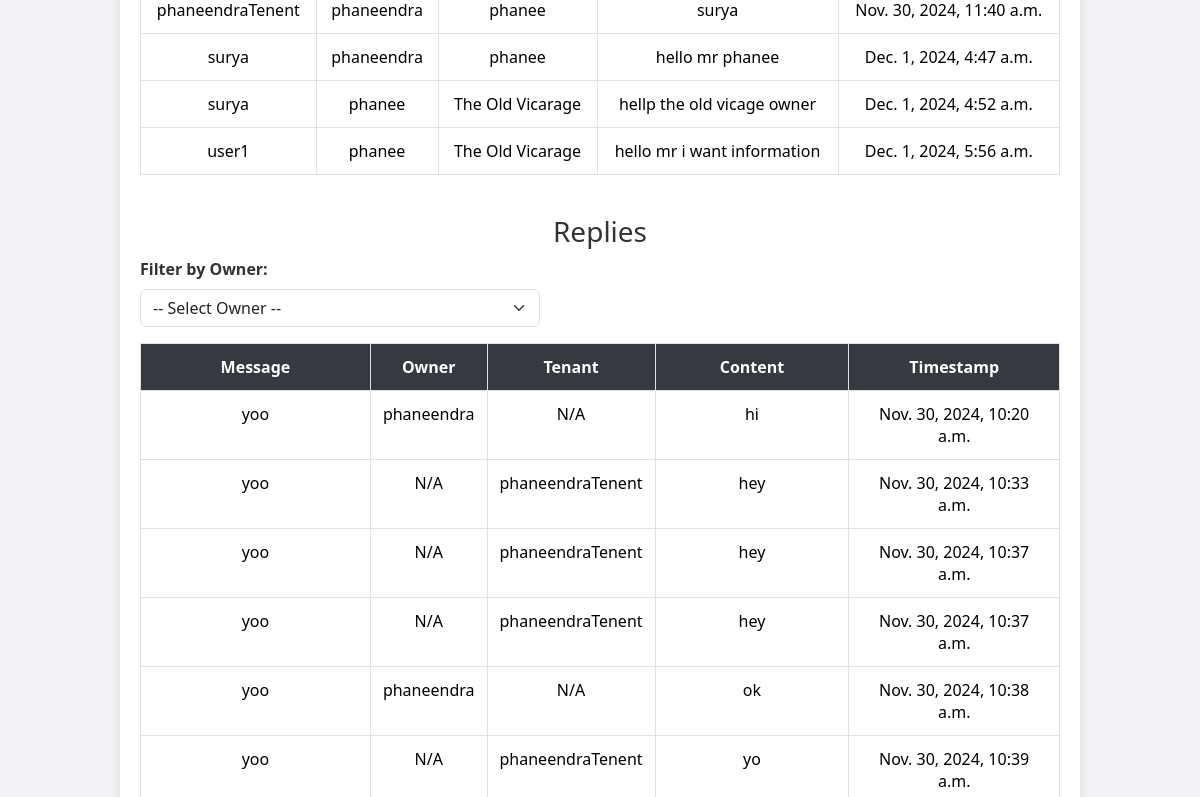
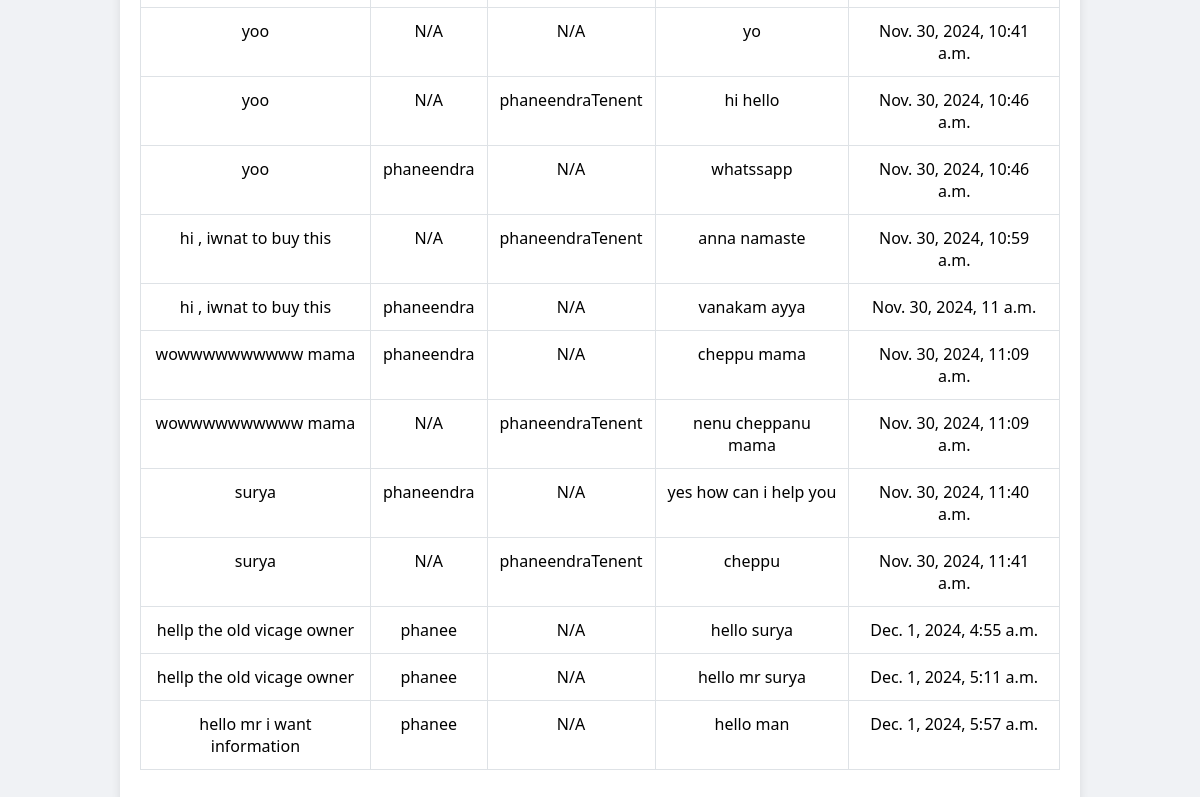
Before: /adminapp/admin/messages/ (lower part) with the older database file (2 pictures, top to bottom).
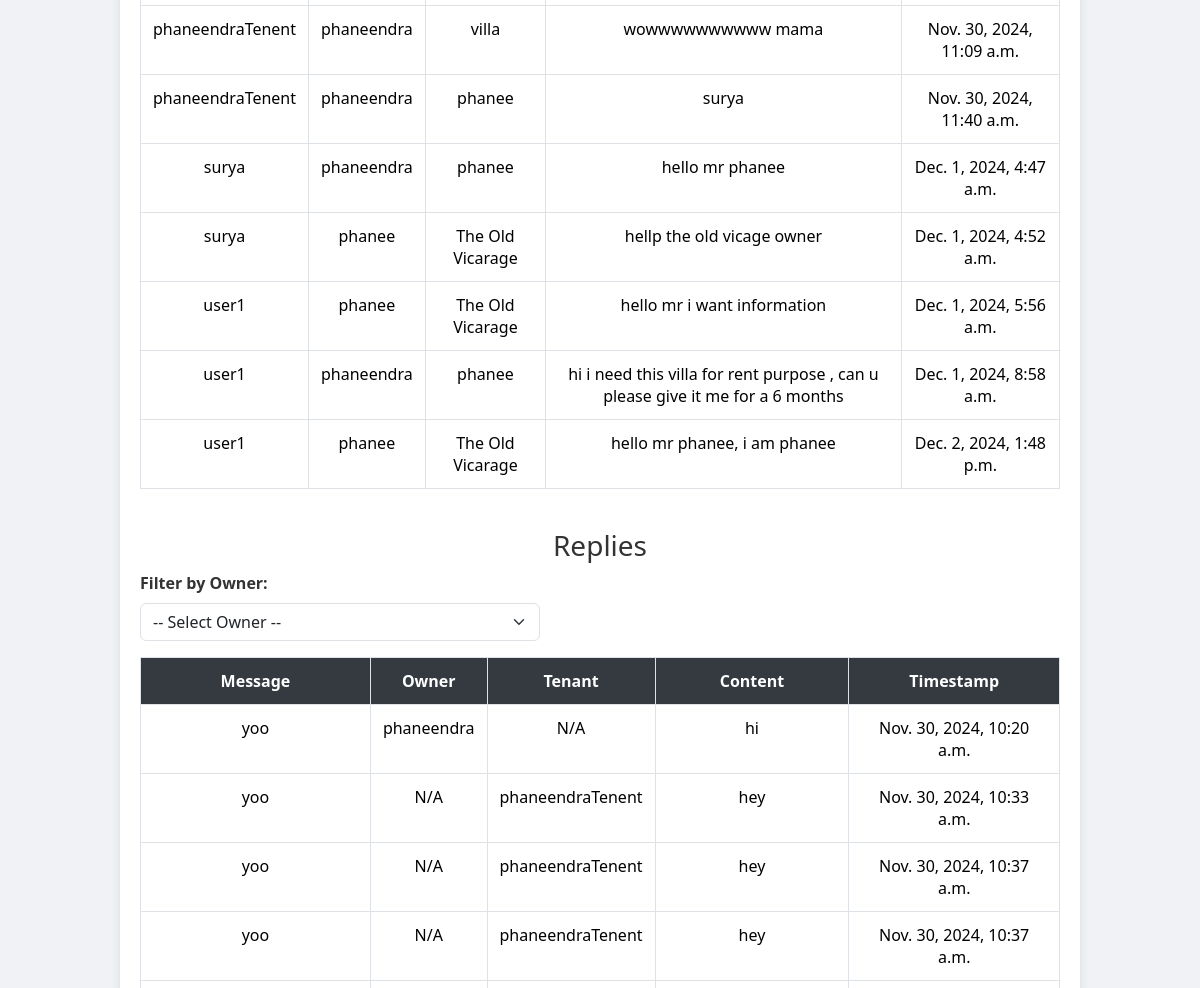
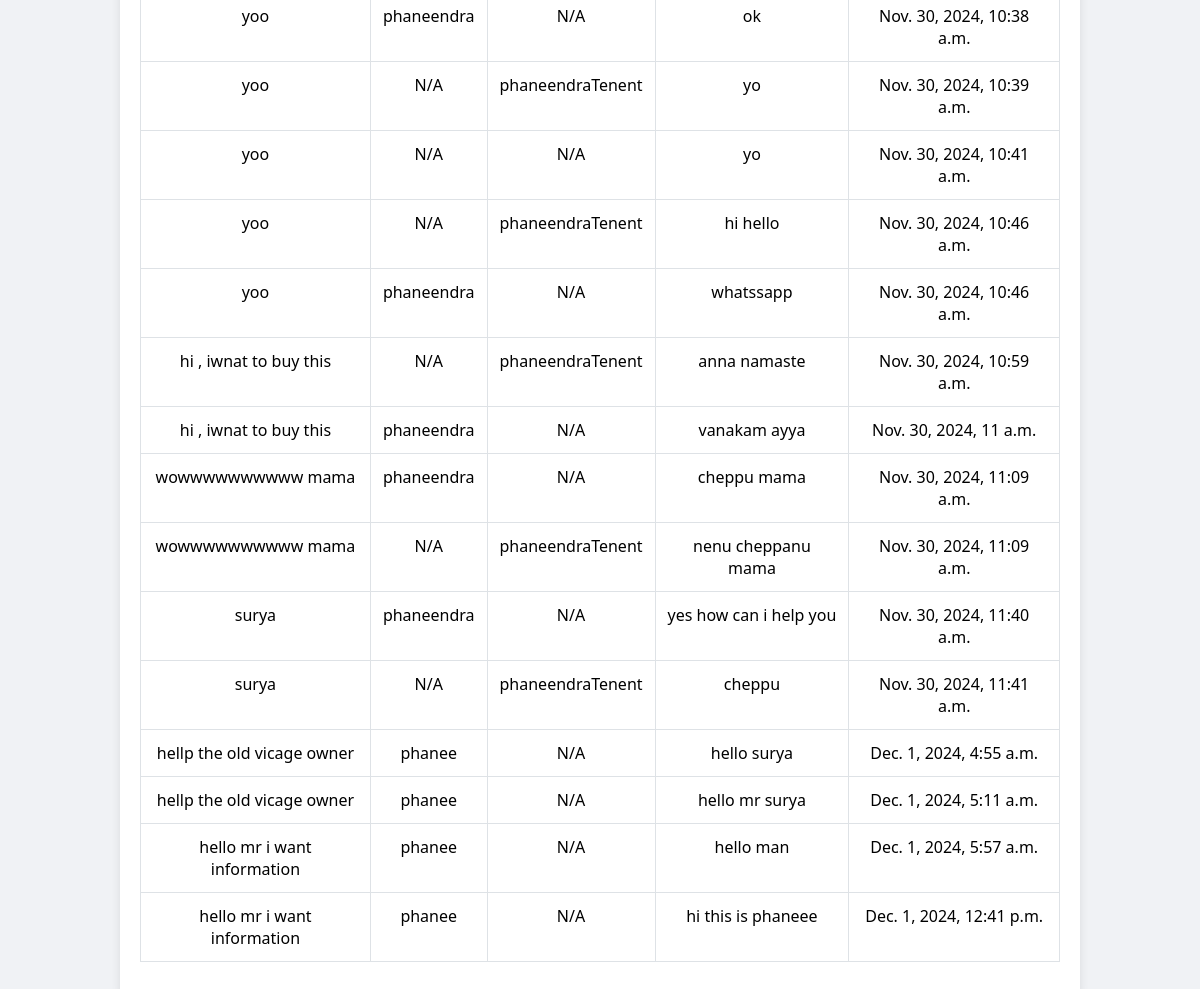
After: the same page with the newer database file (2 pictures, top to bottom).
### ownerapp/models.py (models this page shows, shortened)
class Message(models.Model):
    tenant = models.ForeignKey(User, on_delete=models.CASCADE, related_name='sent_messages')
    owner = models.ForeignKey(User, on_delete=models.CASCADE)
    property = models.ForeignKey('Property', on_delete=models.CASCADE, null=True, blank=True)
    content = models.TextField()
    timestamp = models.DateTimeField(auto_now_add=True)

class Property(models.Model):
    PROPERTY_TYPE_CHOICES = [
        ('Rent', 'Rent'),
        ('Sale', 'Sale'),
    ]
    title = models.CharField(max_length=200)
    image = models.ImageField(upload_to='property_images/')
    image_2 = models.ImageField(upload_to='property_images/', blank=True, null=True)
    image_3 = models.ImageField(upload_to='property_images/', blank=True, null=True)
    overview = models.TextField(max_length=100)
    location = models.CharField(max_length=200)
    address = models.TextField(max_length=300, blank=True, null=True)  # New address field
    property_type = models.CharField(max_length=10, choices=PROPERTY_TYPE_CHOICES, default='Rent')
    price = models.DecimalField(max_digits=10, decimal_places=2)
    description = models.TextField()
    size = models.PositiveIntegerField()  # Property size in square feet
    bedrooms = models.PositiveIntegerField()
    bathrooms = models.PositiveIntegerField()
    parking = models.CharField(max_length=20)  # Available / Not Available
    year_built = models.PositiveIntegerField()
    flooring_type = models.CharField(max_length=100)
    owner_name = models.CharField(max_length=100, default='Unknown Owner')
    email = models.EmailField()
    phone = models.CharField(max_length=15)
    occupancy_status = models.CharField(max_length=20, default='Available')
    owner = models.ForeignKey(User, on_delete=models.CASCADE, related_name='properties', default=1)

class Reply(models.Model):
    message = models.ForeignKey(Message, related_name='replies', on_delete=models.CASCADE)
    owner = models.ForeignKey(User, on_delete=models.CASCADE, null=True, blank=True)  # Owner replying
    tenant = models.ForeignKey(User, on_delete=models.CASCADE, null=True, blank=True, related_name='tenant_replies')  # Tenant replying
    content = models.TextField()
    timestamp = models.DateTimeField(auto_now_add=True)

### adminapp/views.py (the view)
# urls.py: path('admin/messages/', views.admin_messages, name='admin_messages'),
def admin_messages(request):
    messages = Message.objects.all()  # Fetching all messages
    replies = Reply.objects.all()  # Fetching all replies
    owners = OwnerUser.objects.all()  # Fetching all owners for filtering
    tenants = TenentUser.objects.all()  # Fetching all tenants
    selected_owner = None
    if request.GET.get('owner_id'):
        try:
            selected_owner = OwnerUser.objects.get(id=request.GET['owner_id'])
            replies = replies.filter(owner=selected_owner.user)  # Use selected_owner.user
        except OwnerUser.DoesNotExist:
            selected_owner = None
    context = {
        'messages': messages,
        'replies': replies,
        'owners': owners,
        'tenants': tenants,
        'selected_owner': selected_owner
    }
    return render(request, 'adminapp/messages.html', context)

### templates/adminApp/messages.html (shortened to what this page needs)
{% load static %}
<html lang="en">
<head>
    <link rel="stylesheet" href="https://maxcdn.bootstrapcdn.com/bootstrap/5.3.3/css/bootstrap.min.css">
    <link rel="stylesheet" href="{% static 'css/adminApp/homepage.css' %}">
</head>
<body>
    <div class="container">
       <center> <h2 class="my-4">Admin - Messages and Replies</h2></center><br>
        <table class="table table-bordered">
            <tbody>
                {% for message in messages %}
                    <tr>
                        <td>{{ message.tenant.username }}</td>
                        <td>{{ message.owner.username }}</td>
                        <td>{{ message.property.title }}</td>
                        <td>{{ message.content }}</td>
                        <td>{{ message.timestamp }}</td>
                    </tr>
                {% empty %}
                    <tr>
                        <td colspan="5">No messages found.</td>
                    </tr>
                {% endfor %}
            </tbody>
        </table>
        <div class="replies-section">
           <center> <h3>Replies</h3></center>
            <form method="get" class="mb-3">
                <label for="owner_id" class="form-label">Filter by Owner:</label>
                <select name="owner_id" id="owner_id" class="form-select" onchange="this.form.submit()">
                    <option value="">-- Select Owner --</option>
                </select>
            </form>
            {% if replies %}
                <table class="table table-bordered">
                    <thead>
                        <tr>
                            <th>Message</th>
                            <th>Owner</th>
                            <th>Tenant</th>
                            <th>Content</th>
                            <th>Timestamp</th>
                        </tr>
                    </thead>
                    <tbody>
                        {% for reply in replies %}
                            <tr>
                                <td>{{ reply.message.content }}</td>
                                <td>
                                    {% if reply.owner %}
                                        {{ reply.owner.username }}
                                    {% else %}
                                        N/A
                                    {% endif %}
                                </td>
                                <td>
                                    {% if reply.tenant %}
                                        {{ reply.tenant.username }}
                                    {% else %}
                                        N/A
                                    {% endif %}
                                </td>
                                <td>{{ reply.content }}</td>
                                <td>{{ reply.timestamp }}</td>
                            </tr>
                        {% empty %}
                            <tr>
                                <td colspan="5">No replies found for this owner.</td>
                            </tr>
                        {% endfor %}
                    </tbody>
                </table>
            {% else %}
                <p>Select an owner to view their replies.</p>
            {% endif %}
        </div>
    </div>
</body>
</html>

Changed rows visible on the page:
now on this page (row unchanged): Message: tenant.username "phaneendraTenent", owner.username "phaneendra", property "villa", content "wowwwwwwwwww mama", timestamp "Nov. 30, 2024, 11:09 a.m."
added Message: tenant.username "user1", owner.username "phaneendra", property "phanee", content "hi i need this villa for rent purpose , can u please give it me for a 6 months", timestamp "Dec. 1, 2024, 8:58 a.m."
added Message: tenant.username "user1", owner.username "phanee", property "The Old Vicarage", content "hello mr phanee, i am phanee", timestamp "Dec. 2, 2024, 1:48 p.m."
added Reply: message.content "hello mr i want information", owner.username "phanee", shows "N/A", content "hi this is phaneee", timestamp "Dec. 1, 2024, 12:41 p.m."
